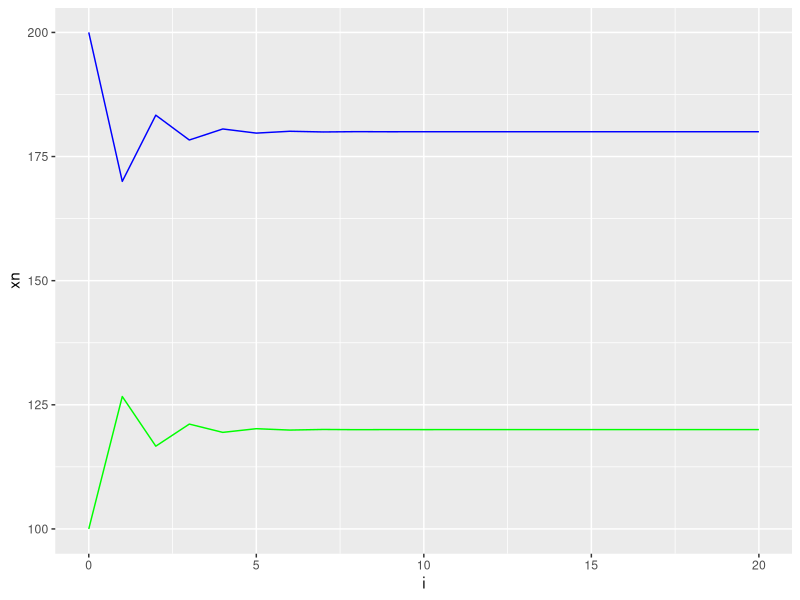
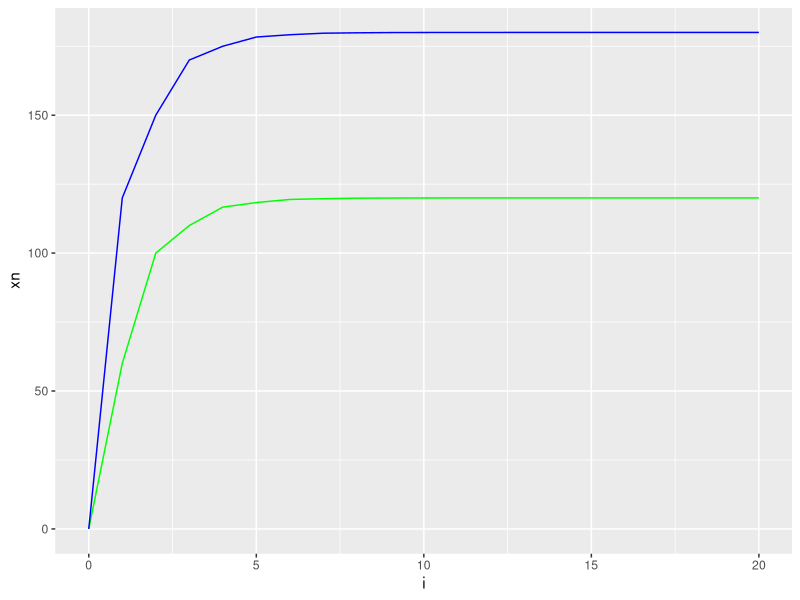
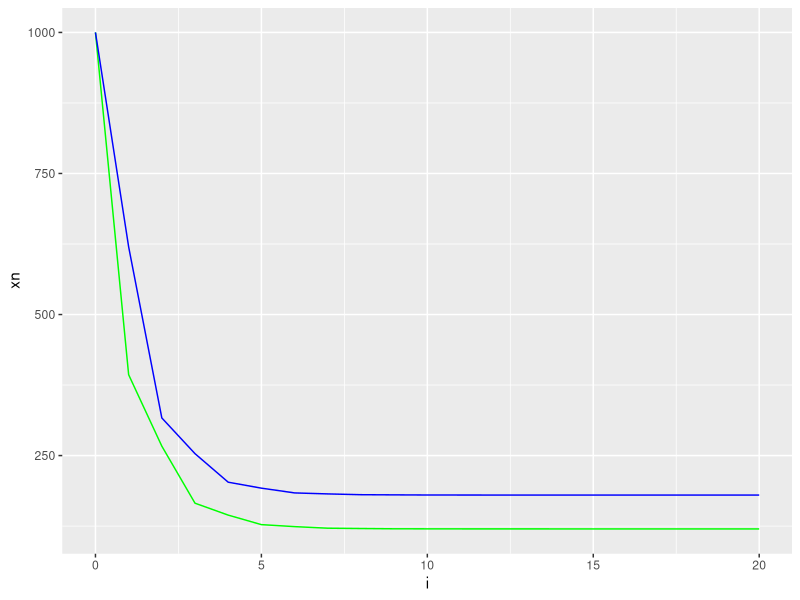
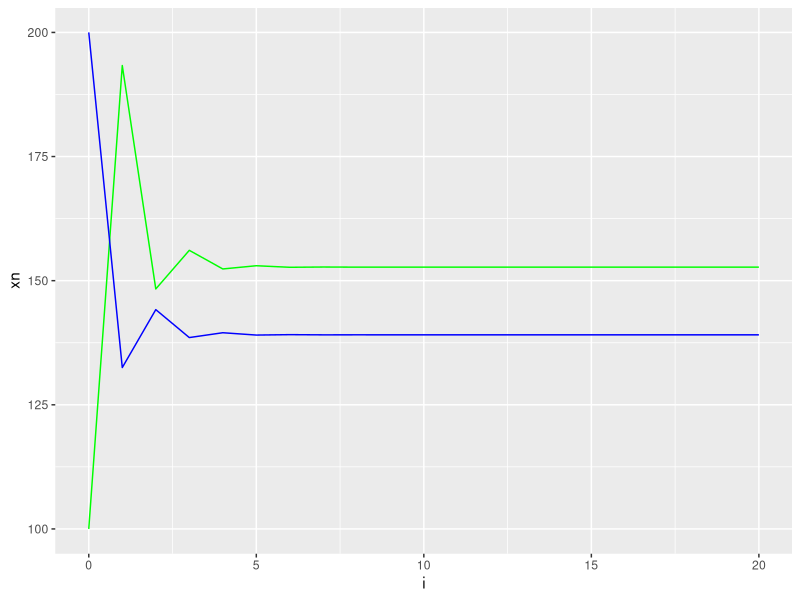

Here is the R script that generated these plots, in order:
## ---- chunk 1

library(ggplot2)
model <- function(x.naught, y.naught)
{
  xn <- x.naught
  yn <- y.naught
  model.results <- data.frame(i=0,xn=c(xn), yn=c(yn))
  for(i in 1:20)
  {
    yn1 <- 120 + (1/2 * xn)
    xn1 <- 60 + (1/3 * yn)
    
    xn <- xn1
    yn <- yn1
    
    model.results <- rbind(model.results, cbind(i=i, xn=xn, yn=yn))
  }
  
  return (model.results)
}
# Run the model and get the resulting cycle data
nuke.race<- model(100, 200)

g1 <- ggplot(data=nuke.race) + geom_line(aes(x=i, y=xn), colour="green") + 
  geom_line(aes(x=i, y=yn), colour="blue")

g1
## ---- chunk 2
nuke.race<- model(0, 0)

g1 <- ggplot(data=nuke.race) + geom_line(aes(x=i, y=xn), colour="green") + 
  geom_line(aes(x=i, y=yn), colour="blue")

g1

nuke.race<- model(1000, 1000)

g1 <- ggplot(data=nuke.race) + geom_line(aes(x=i, y=xn), colour="green") + 
  geom_line(aes(x=i, y=yn), colour="blue")

g1

## ---- chunk 3
model <- function(x.naught, y.naught)
{
  xn <- x.naught
  yn <- y.naught
  model.results <- data.frame(i=0,xn=c(xn), yn=c(yn))
  for(i in 1:20)
  {
    yn1 <- 120 + (1/8 * xn)
    xn1 <- 60 + (2/3 * yn)
    
    xn <- xn1
    yn <- yn1
    
    model.results <- rbind(model.results, cbind(i=i, xn=xn, yn=yn))
  }
  
  return (model.results)
}
# Run the model and get the resulting cycle data
nuke.race<- model(100, 200)

g1 <- ggplot(data=nuke.race) + geom_line(aes(x=i, y=xn), colour="green") + 
  geom_line(aes(x=i, y=yn), colour="blue")

g1

